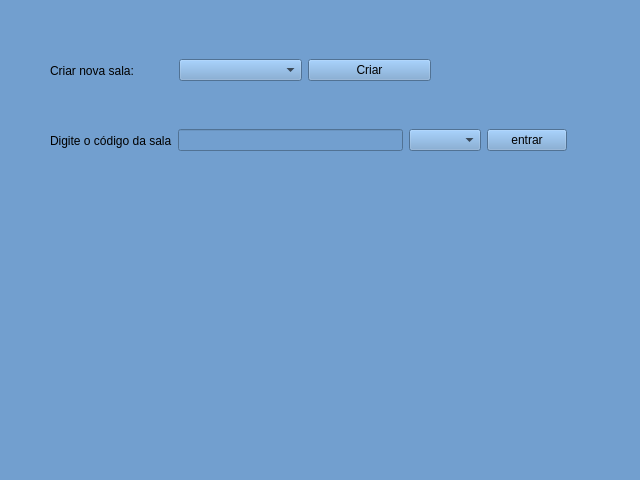
<?xml version="1.0" encoding="UTF-8"?>
<ui version="4.0">
 <class>MainWindow</class>
 <widget class="QMainWindow" name="MainWindow">
  <property name="geometry">
   <rect>
    <x>0</x>
    <y>0</y>
    <width>640</width>
    <height>480</height>
   </rect>
  </property>
  <property name="windowTitle">
   <string>MainWindow</string>
  </property>
  <widget class="QWidget" name="centralwidget">
   <widget class="QWidget" name="widget" native="true">
    <property name="geometry">
     <rect>
      <x>-80</x>
      <y>-50</y>
      <width>731</width>
      <height>531</height>
     </rect>
    </property>
    <property name="styleSheet">
     <string notr="true">background-color: rgb(114, 159, 207);</string>
    </property>
    <widget class="QWidget" name="horizontalLayoutWidget">
     <property name="geometry">
      <rect>
       <x>130</x>
       <y>100</y>
       <width>381</width>
       <height>41</height>
      </rect>
     </property>
     <layout class="QHBoxLayout" name="horizontalLayout">
      <item>
       <widget class="QLabel" name="label">
        <property name="text">
         <string>Criar nova sala:</string>
        </property>
       </widget>
      </item>
      <item>
       <widget class="QComboBox" name="comboBox"/>
      </item>
      <item>
       <widget class="QPushButton" name="criar">
        <property name="text">
         <string>Criar</string>
        </property>
       </widget>
      </item>
     </layout>
    </widget>
    <widget class="QWidget" name="horizontalLayoutWidget_2">
     <property name="geometry">
      <rect>
       <x>130</x>
       <y>170</y>
       <width>517</width>
       <height>41</height>
      </rect>
     </property>
     <layout class="QHBoxLayout" name="horizontalLayout_2">
      <item>
       <widget class="QLabel" name="label_2">
        <property name="text">
         <string>Digite o código da sala</string>
        </property>
       </widget>
      </item>
      <item>
       <widget class="QLineEdit" name="lineEdit"/>
      </item>
      <item>
       <widget class="QComboBox" name="comboBox_2"/>
      </item>
      <item>
       <widget class="QPushButton" name="Entrar">
        <property name="text">
         <string>entrar</string>
        </property>
       </widget>
      </item>
     </layout>
    </widget>
   </widget>
   <widget class="QWidget" name="widget_2" native="true">
    <property name="geometry">
     <rect>
      <x>-1</x>
      <y>-21</y>
      <width>661</width>
      <height>511</height>
     </rect>
    </property>
    <property name="styleSheet">
     <string notr="true">background-color: rgb(252, 233, 79);</string>
    </property>
    <widget class="QWidget" name="widget_3" native="true">
     <property name="geometry">
      <rect>
       <x>50</x>
       <y>310</y>
       <width>511</width>
       <height>151</height>
      </rect>
     </property>
     <property name="styleSheet">
      <string notr="true">background-color: rgb(233, 185, 110);</string>
     </property>
     <widget class="QWidget" name="horizontalLayoutWidget_5">
      <property name="geometry">
       <rect>
        <x>40</x>
        <y>50</y>
        <width>311</width>
        <height>80</height>
       </rect>
      </property>
      <layout class="QHBoxLayout" name="horizontalLayout_3">
       <item>
        <widget class="QLabel" name="label_8">
         <property name="text">
          <string>Resultado:</string>
         </property>
        </widget>
       </item>
       <item>
        <widget class="QLabel" name="resultado">
         <property name="text">
          <string>TextLabel</string>
         </property>
        </widget>
       </item>
      </layout>
      <zorder>resultado</zorder>
      <zorder>label_8</zorder>
     </widget>
    </widget>
    <widget class="QWidget" name="palpite" native="true">
     <property name="geometry">
      <rect>
       <x>50</x>
       <y>50</y>
       <width>511</width>
       <height>411</height>
      </rect>
     </property>
     <widget class="QWidget" name="horizontalLayoutWidget_4">
      <property name="geometry">
       <rect>
        <x>0</x>
        <y>290</y>
        <width>281</width>
        <height>80</height>
       </rect>
      </property>
      <layout class="QHBoxLayout" name="horizontalLayout_6">
       <item>
        <widget class="QLabel" name="label_6">
         <property name="text">
          <string>Digite uma letra</string>
         </property>
        </widget>
       </item>
       <item>
        <widget class="QLineEdit" name="lineEdit_3"/>
       </item>
       <item>
        <widget class="QPushButton" name="pushButton_3">
         <property name="text">
          <string>Palpite</string>
         </property>
        </widget>
       </item>
      </layout>
     </widget>
     <widget class="QWidget" name="verticalLayoutWidget">
      <property name="geometry">
       <rect>
        <x>0</x>
        <y>110</y>
        <width>511</width>
        <height>141</height>
       </rect>
      </property>
      <layout class="QVBoxLayout" name="verticalLayout">
       <item>
        <widget class="QLabel" name="label_10">
         <property name="text">
          <string>Letras utilizadas:</string>
         </property>
        </widget>
       </item>
       <item>
        <widget class="QLabel" name="Palpites">
         <property name="text">
          <string>[]</string>
         </property>
        </widget>
       </item>
       <item>
        <widget class="QLabel" name="label_11">
         <property name="text">
          <string>Palavra:</string>
         </property>
        </widget>
       </item>
       <item>
        <widget class="QLabel" name="label_7">
         <property name="text">
          <string>Palavra</string>
         </property>
        </widget>
       </item>
      </layout>
     </widget>
     <widget class="QWidget" name="horizontalLayoutWidget_3">
      <property name="geometry">
       <rect>
        <x>0</x>
        <y>20</y>
        <width>171</width>
        <height>51</height>
       </rect>
      </property>
      <layout class="QHBoxLayout" name="horizontalLayout_5">
       <item>
        <widget class="QLabel" name="label_5">
         <property name="text">
          <string>Tema:</string>
         </property>
        </widget>
       </item>
       <item>
        <widget class="QLabel" name="Tema">
         <property name="text">
          <string>Variavel</string>
         </property>
        </widget>
       </item>
      </layout>
     </widget>
    </widget>
    <widget class="QWidget" name="tela_escolha" native="true">
     <property name="geometry">
      <rect>
       <x>0</x>
       <y>20</y>
       <width>661</width>
       <height>491</height>
      </rect>
     </property>
     <property name="styleSheet">
      <string notr="true">background-color: rgb(114, 159, 207);</string>
     </property>
     <widget class="QPushButton" name="Frutas">
      <property name="geometry">
       <rect>
        <x>20</x>
        <y>120</y>
        <width>131</width>
        <height>71</height>
       </rect>
      </property>
      <property name="text">
       <string>Frutas</string>
      </property>
     </widget>
     <widget class="QPushButton" name="Cores">
      <property name="geometry">
       <rect>
        <x>150</x>
        <y>120</y>
        <width>131</width>
        <height>71</height>
       </rect>
      </property>
      <property name="text">
       <string>Cores</string>
      </property>
     </widget>
     <widget class="QPushButton" name="Animais">
      <property name="geometry">
       <rect>
        <x>280</x>
        <y>120</y>
        <width>131</width>
        <height>71</height>
       </rect>
      </property>
      <property name="text">
       <string>Animais</string>
      </property>
     </widget>
     <widget class="QPushButton" name="Paises">
      <property name="geometry">
       <rect>
        <x>410</x>
        <y>120</y>
        <width>131</width>
        <height>71</height>
       </rect>
      </property>
      <property name="text">
       <string>Países</string>
      </property>
     </widget>
     <widget class="QLabel" name="label_4">
      <property name="geometry">
       <rect>
        <x>30</x>
        <y>50</y>
        <width>261</width>
        <height>51</height>
       </rect>
      </property>
      <property name="text">
       <string>Escolha uma categoria</string>
      </property>
     </widget>
    </widget>
   </widget>
   <widget class="QWidget" name="Aguarde" native="true">
    <property name="geometry">
     <rect>
      <x>-71</x>
      <y>-41</y>
      <width>831</width>
      <height>531</height>
     </rect>
    </property>
    <property name="styleSheet">
     <string notr="true">background-color: rgb(238, 238, 236);</string>
    </property>
    <widget class="QLabel" name="label_3">
     <property name="geometry">
      <rect>
       <x>120</x>
       <y>120</y>
       <width>81</width>
       <height>61</height>
      </rect>
     </property>
     <property name="text">
      <string>Aguarde</string>
     </property>
    </widget>
    <widget class="QProgressBar" name="progressBar">
     <property name="geometry">
      <rect>
       <x>120</x>
       <y>200</y>
       <width>118</width>
       <height>23</height>
      </rect>
     </property>
     <property name="value">
      <number>24</number>
     </property>
    </widget>
   </widget>
   <zorder>widget_2</zorder>
   <zorder>Aguarde</zorder>
   <zorder>widget</zorder>
  </widget>
 </widget>
 <resources/>
 <connections>
  <connection>
   <sender>criar</sender>
   <signal>clicked(bool)</signal>
   <receiver>widget</receiver>
   <slot>hide()</slot>
   <hints>
    <hint type="sourcelabel">
     <x>384</x>
     <y>212</y>
    </hint>
    <hint type="destinationlabel">
     <x>285</x>
     <y>215</y>
    </hint>
   </hints>
  </connection>
  <connection>
   <sender>Animais</sender>
   <signal>clicked(bool)</signal>
   <receiver>tela_escolha</receiver>
   <slot>hide()</slot>
   <hints>
    <hint type="sourcelabel">
     <x>364</x>
     <y>174</y>
    </hint>
    <hint type="destinationlabel">
     <x>299</x>
     <y>224</y>
    </hint>
   </hints>
  </connection>
  <connection>
   <sender>Frutas</sender>
   <signal>clicked(bool)</signal>
   <receiver>tela_escolha</receiver>
   <slot>hide()</slot>
   <hints>
    <hint type="sourcelabel">
     <x>104</x>
     <y>174</y>
    </hint>
    <hint type="destinationlabel">
     <x>299</x>
     <y>224</y>
    </hint>
   </hints>
  </connection>
  <connection>
   <sender>Cores</sender>
   <signal>clicked(bool)</signal>
   <receiver>tela_escolha</receiver>
   <slot>hide()</slot>
   <hints>
    <hint type="sourcelabel">
     <x>234</x>
     <y>174</y>
    </hint>
    <hint type="destinationlabel">
     <x>299</x>
     <y>224</y>
    </hint>
   </hints>
  </connection>
  <connection>
   <sender>Paises</sender>
   <signal>clicked(bool)</signal>
   <receiver>tela_escolha</receiver>
   <slot>hide()</slot>
   <hints>
    <hint type="sourcelabel">
     <x>494</x>
     <y>174</y>
    </hint>
    <hint type="destinationlabel">
     <x>299</x>
     <y>224</y>
    </hint>
   </hints>
  </connection>
 </connections>
</ui>
